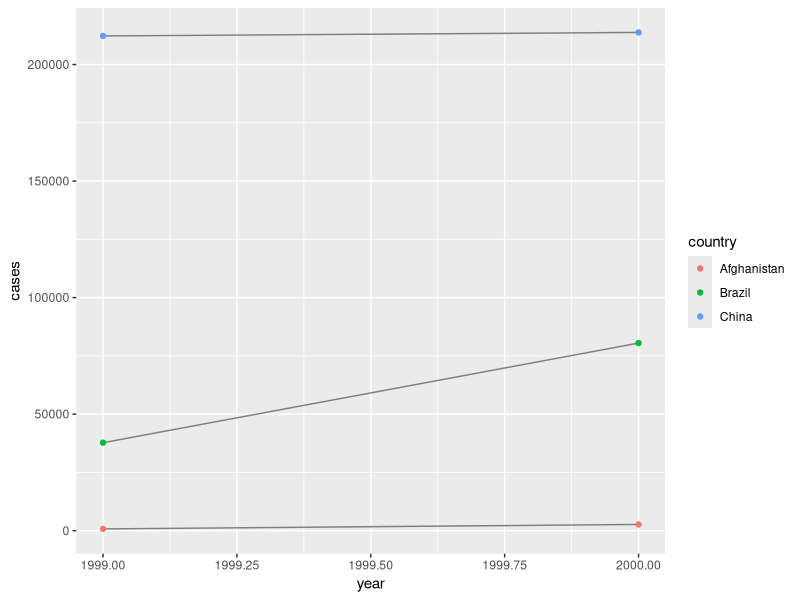
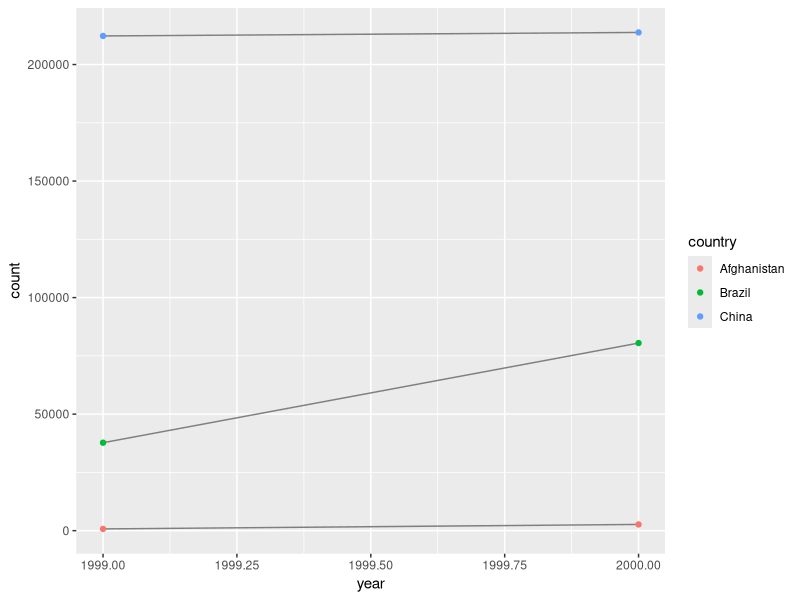
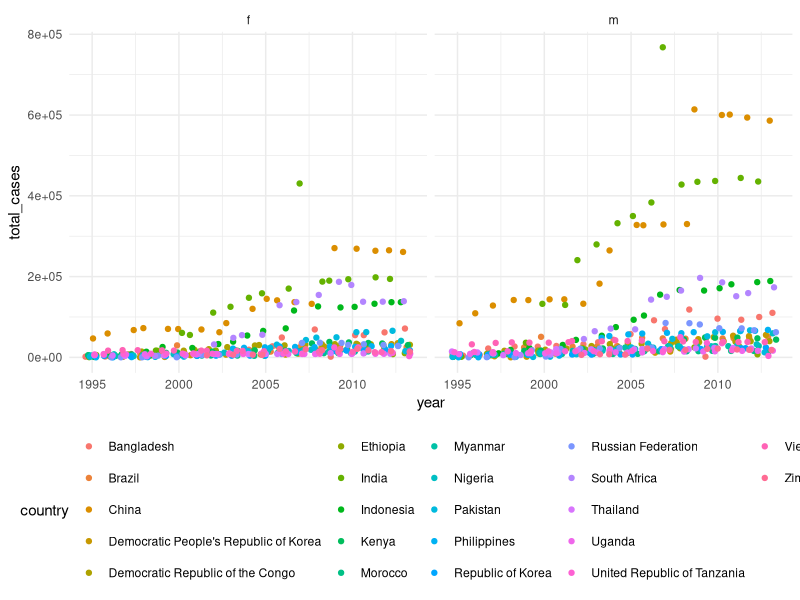

Write the R code that produced these figures, in order.
## ---- chunk 1
library(tidyverse)
## ---- chunk 2
#table 2
table2_cases = table2 %>%
  filter(type == "cases")
table2_pop = table2 %>%
  filter(type == "population")

table2_rate <- bind_cols(table2_cases, table2_pop) %>%
  mutate(case_rate = count/count1) %>%
  View()
## ---- chunk 3
#table 4a and 4b

table4a$rate_1999 = table4a$`1999` / table4b$`1999`
table4a$rate_2000 = table4a$`2000` / table4b$`2000`
table4a

## ---- chunk 4
ggplot(table1, aes(year, cases)) + 
  geom_line(aes(group = country), colour = "grey50") + 
  geom_point(aes(colour = country))
## ---- chunk 5
table2 %>%
  filter(type == "cases") %>%
  ggplot(aes(year, count)) +
    geom_line(aes(group = country), color = "grey50") +
    geom_point(aes(color = country))
## ---- chunk 6
stocks <- tibble(
  year   = c(2015, 2015, 2016, 2016),
  half  = c(   1,    2,     1,    2),
  return = c(1.88, 0.59, 0.92, 0.17)
)
stocks %>% 
  pivot_wider(names_from = year, values_from = return) %>%
  pivot_longer(`2015`:`2016`, names_to = "year", values_to = "return", names_ptypes = list(year = factor())
               )
## ---- chunk 7
table4a %>% 
  pivot_longer(c(`1999`, `2000`), names_to = "year", values_to = "cases")
table4a
## ---- chunk 8
people <- tribble(
  ~name,             ~names,  ~values,
  #-----------------|--------|------
  "Phillip Woods",   "age",       45,
  "Phillip Woods",   "height",   186,
  "Phillip Woods",   "age",       50,
  "Jessica Cordero", "age",       37,
  "Jessica Cordero", "height",   156
)
## ---- chunk 9
people <- tribble(
  ~name,             ~names,  ~values, ~ID_number,
  #-----------------|--------|--------|-----------
  "Phillip Woods",   "age",       45,  12234,
  "Phillip Woods",   "height",   186,  12234,
  "Phillip Woods",   "age",       50,  33324,
  "Jessica Cordero", "age",       37,  55555,
  "Jessica Cordero", "height",   156,  55555
)

#could also use mutate to assign ID numbers in a new column.  

people %>%
  pivot_wider(names_from = names, values_from = values) %>%
  print
## ---- chunk 10
preg <- tribble(
  ~pregnant, ~male, ~female,
  "yes",     NA,    10,
  "no",      20,    12
)

#I want the columns to be sex, pregnant, not_pregnant

preg %>%
  pivot_longer(cols = c(male, female), names_to = "sex", values_to = "count") %>%
  pivot_wider(names_from = pregnant, values_from = count, names_prefix = "pregnant_")
## ---- chunk 11
tibble(x = c("a,b,c", "d,e,f,g", "h,i,j")) %>% 
  separate(x, c("one", "two", "three")) #gives a warning

tibble(x = c("a,b,c", "d,e,f,g", "h,i,j")) %>% 
  separate(x, c("one", "two", "three"), extra = "merge") #could also drop

tibble(x = c("a,b,c", "d,e", "f,g,i")) %>% 
  separate(x, c("one", "two", "three")) #gives a warning

tibble(x = c("a,b,c", "d,e", "f,g,i")) %>% 
  separate(x, c("one", "two", "three"), fill = "left") #determines if NA leads or follows
## ---- chunk 12
tibble(x = c("a,b,c", "d,e,f,g", "h,i,j")) %>% 
  separate(x, c("one", "two", "three"), remove = F, extra = "drop")
## ---- chunk 13
who %>%
  unite("codes", c(country, iso2, iso3)) %>%
  count(codes) %>%
  nrow()
  
who %>%
  count(country) %>%
  nrow()
## ---- chunk 14
who_tidy = who %>%
  pivot_longer(
    cols = new_sp_m014:newrel_f65, 
    names_to = "key", 
    values_to = "cases", 
    values_drop_na = TRUE
  ) %>% 
  mutate(
    key = stringr::str_replace(key, "newrel", "new_rel")
  ) %>%
  separate(key, c("new", "var", "sexage")) %>% 
  select(-new, -iso2, -iso3) %>% 
  separate(sexage, c("sex", "age"), sep = 1)

who_summary <- who_tidy %>%
  group_by(country, year, sex) %>%
  summarise(total_cases = sum(cases, na.rm = T)) 
## ---- chunk 15
who_summary_ranked <- who_summary %>%
  group_by(country) %>%
  summarise(country_cases = sum(total_cases)) %>%
  mutate(rank = percent_rank(country_cases)) %>%
  arrange(desc(country_cases)) 
## ---- chunk 16
who_summary_ranked = who_summary_ranked %>%
  filter(country_cases > 310000)
## ---- chunk 17
who_summary %>%
  filter(country %in% who_summary_ranked$country) %>%
  ggplot(aes(year, total_cases, color = country)) +
  geom_point(position = position_jitter(), a = .4) +
  facet_wrap(sex~.) +
  theme_minimal() + 
  theme(legend.position = "bottom")
